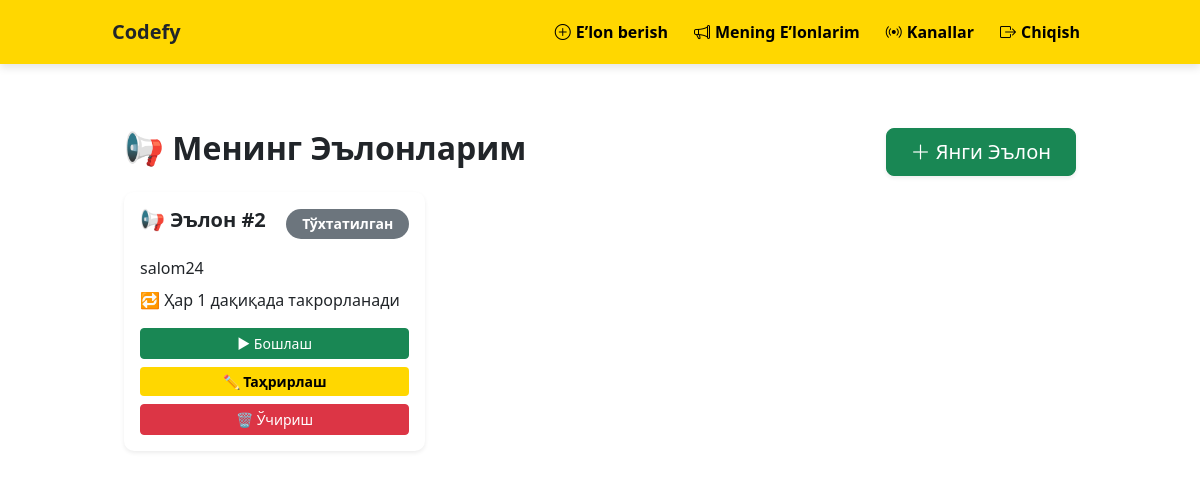
/announcements/ (signed in), run on an earlier commit of the app's database.
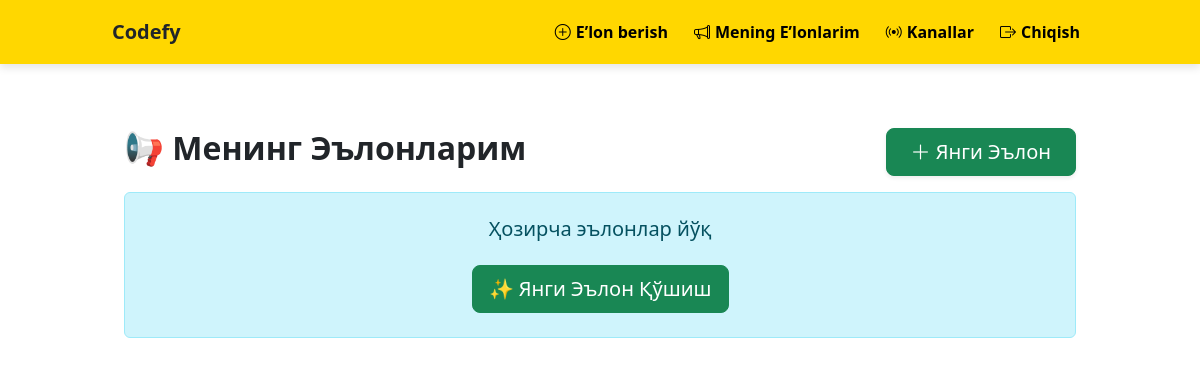
And on a later commit of the database.
### announcement/models.py (models this page shows)
class Announcement(models.Model):
    user = models.ForeignKey(User, on_delete=models.CASCADE)
    message = models.TextField()
    interval = models.IntegerField(default=5)
    is_active = models.BooleanField(default=False)
    created_at = models.DateTimeField(auto_now_add=True)
    class Meta:
        db_table = 'announcements'

### announcement/views.py (the view)
# urls.py: path('announcements/', views.announcement_list, name='announcement_list'),
@login_required
def announcement_list(request):
    announcements = Announcement.objects.filter(user=request.user).order_by('id')
    context = {
        'announcements': announcements,
    }
    return render(request, 'announcement/list.html', context)

### templates/announcement/list.html (shortened to what this page needs)
{% extends 'base.html' %}
{% block content %}
<div class="container py-4">
    <div class="row">
        <div class="mb-3 col-12 d-flex justify-content-between align-items-center">
            <h2 class="fw-bold">📢 Менинг Эълонларим</h2>
            <a href="{% url 'create_announcement' %}" class="btn btn-success btn-lg px-4 shadow-sm">
                <i class="bi bi-plus-lg"></i> Янги Эълон
            </a>
        </div>
    </div>
    <div class="row">
        {% for announcement in announcements %}
        <div class="col-12 col-md-6 col-lg-4 mb-4">
            <div class="card shadow-sm border-0">
                <div class="card-body">
                    <div class="d-flex justify-content-between align-items-center mb-3">
                        <h5 class="card-title fw-bold">
                            📢 Эълон #{{ announcement.id }}
                        </h5>
                        <span class="badge rounded-pill px-3 py-2
                            {% if announcement.is_active %}
                                bg-success text-white
                            {% else %}
                                bg-secondary text-white
                            {% endif %}">
                            {% if announcement.is_active %}
                                Фаол
                            {% else %}
                                Тўхтатилган
                            {% endif %}
                        </span>
                    </div>
                    <div class="announcement-details mb-3">
                        <p class="mb-2" style="white-space: pre-wrap;">{{ announcement.message }}</p>
                        <p class="mb-2">🔁 Ҳар {{ announcement.interval }} дақиқада такрорланади</p>
                    </div>
                    <div class="d-grid gap-2">
                        {% if announcement.is_active %}
                        <a href="{% url 'stop_announcement' announcement.id %}"
                            class="btn btn-warning btn-sm">
                            ⏸ Тўхтатиш
                        </a>
                        {% else %}
                        <a href="{% url 'start_announcement' announcement.id %}"
                            class="btn btn-success btn-sm">
                            ▶ Бошлаш
                        </a>
                        {% endif %}
                        <a href="{% url 'edit_announcement' announcement.id %}"
                            class="btn btn-primary btn-sm">
                            ✏ Таҳрирлаш
                        </a>
                        <a href="{% url 'delete_announcement' announcement.id %}"
                            class="btn btn-danger btn-sm"
                            onclick="return confirm('Ростдан ҳам бу эълонни ўчирмоқчимисиз?')">
                            🗑 Ўчириш
                        </a>
                    </div>
                </div>
            </div>
        </div>
        {% empty %}
        <div class="col-12">
            <div class="alert alert-info text-center p-4">
                <h5>Ҳозирча эълонлар йўқ</h5>
                <a href="{% url 'create_announcement' %}" class="btn btn-success btn-lg mt-3">
                    ✨ Янги Эълон Қўшиш
                </a>
            </div>
        </div>
        {% endfor %}
    </div>
</div>
{% endblock %}

What changed in the data, as far as the page shows it:
removed Announcement: id "2", is_active "Тўхтатилган", message "salom24", interval "1"
Also different on the page:
text now shown: "Ҳозирча эълонлар йўқ ✨ Янги Эълон Қўшиш"
